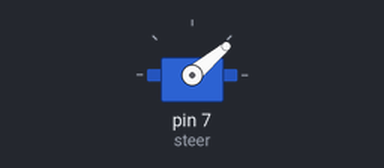
Recording of a sketch running on a simulated Arduino Uno, built with avr-gcc and run on an emulated ATmega328P. Shown: servo.

Above: at 0.05 s.
Timing chart, 0 to 3.0 s (numbered marks = the images above):
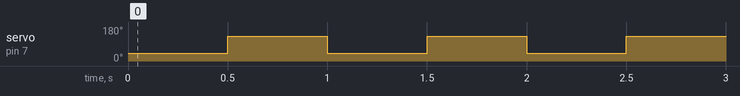

The sketch:

SteerCalibration.ino
```cpp
#include <Servo.h>
Servo steer;


void setup() {
  steer.attach(7);

}

void loop() {
  steer.write(40);
  delay(500);
  steer.write(130);
  delay(500);
}
```

Measured:
- by itself, servo on pin 7 (steer): alternates 130° for 0.50 s and 40° for 0.50 s
